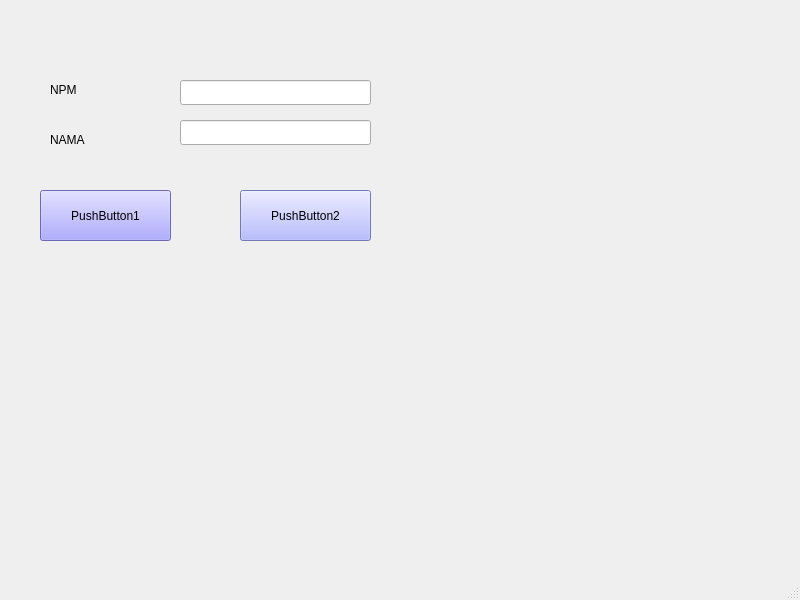
<?xml version="1.0" encoding="UTF-8"?>
<ui version="4.0">
 <class>MainWindow</class>
 <widget class="QMainWindow" name="MainWindow">
  <property name="geometry">
   <rect>
    <x>0</x>
    <y>0</y>
    <width>800</width>
    <height>600</height>
   </rect>
  </property>
  <property name="windowTitle">
   <string>MainWindow</string>
  </property>
  <widget class="QWidget" name="centralwidget">
   <widget class="QLabel" name="label">
    <property name="geometry">
     <rect>
      <x>50</x>
      <y>80</y>
      <width>68</width>
      <height>19</height>
     </rect>
    </property>
    <property name="text">
     <string>NPM</string>
    </property>
   </widget>
   <widget class="QLabel" name="label_2">
    <property name="geometry">
     <rect>
      <x>50</x>
      <y>130</y>
      <width>68</width>
      <height>19</height>
     </rect>
    </property>
    <property name="text">
     <string>NAMA</string>
    </property>
   </widget>
   <widget class="QLineEdit" name="lineEdit">
    <property name="geometry">
     <rect>
      <x>180</x>
      <y>80</y>
      <width>191</width>
      <height>25</height>
     </rect>
    </property>
   </widget>
   <widget class="QLineEdit" name="lineEdit_2">
    <property name="geometry">
     <rect>
      <x>180</x>
      <y>120</y>
      <width>191</width>
      <height>25</height>
     </rect>
    </property>
   </widget>
   <widget class="QPushButton" name="pushButton">
    <property name="geometry">
     <rect>
      <x>40</x>
      <y>190</y>
      <width>131</width>
      <height>51</height>
     </rect>
    </property>
    <property name="styleSheet">
     <string notr="true">background-color: rgb(150, 146, 255);</string>
    </property>
    <property name="text">
     <string>PushButton1</string>
    </property>
   </widget>
   <widget class="QPushButton" name="pushButton_2">
    <property name="geometry">
     <rect>
      <x>240</x>
      <y>190</y>
      <width>131</width>
      <height>51</height>
     </rect>
    </property>
    <property name="styleSheet">
     <string notr="true">background-color: rgb(162, 168, 255);</string>
    </property>
    <property name="text">
     <string>PushButton2</string>
    </property>
   </widget>
  </widget>
  <widget class="QMenuBar" name="menubar">
   <property name="geometry">
    <rect>
     <x>0</x>
     <y>0</y>
     <width>800</width>
     <height>26</height>
    </rect>
   </property>
  </widget>
  <widget class="QStatusBar" name="statusbar"/>
 </widget>
 <resources/>
 <connections/>
</ui>
